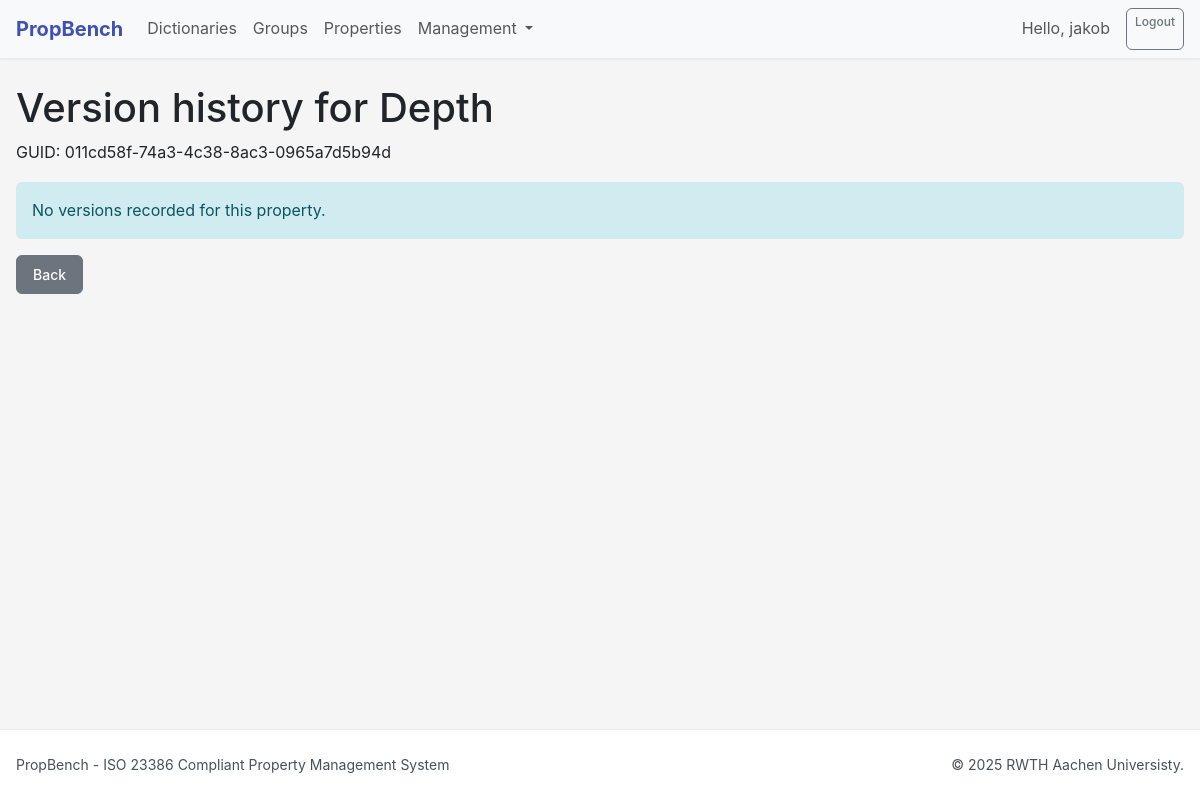
The page /properties/property/011cd58f-74a3-4c38-8ac3-0965a7d5b94d/versions/ (signed in) on the database its author committed.
### accounts/models.py (models this page shows, shortened)
class User(AbstractUser):
    id = models.UUIDField(primary_key=True, default=uuid.uuid4, editable=False)
    organization = models.CharField(max_length=255, blank=True)
    job_title = models.CharField(max_length=100, blank=True)
    is_expert = models.BooleanField(default=False, help_text="Designates whether this user has expert privileges.")
    preferred_language = models.CharField(max_length=10, default='en-EN')
    last_active = models.DateTimeField(null=True, blank=True)
    class Meta:
        verbose_name = 'User'
        verbose_name_plural = 'Users'

### properties/models.py (models this page shows, shortened)
class Property(models.Model):
    guid = models.UUIDField(primary_key=True, default=uuid.uuid4, editable=False)
    pa_code = models.CharField(
        max_length=20,
        blank=True,
        null=True,
        unique=False,
        help_text="Optional handcrafted PA identifier (e.g., PA001, PA002). Must be unique if provided.",
        verbose_name="PA Code "
    )
    version_number = models.CharField(max_length=50, blank=True, null=True)
    revision_number = models.CharField(max_length=50, blank=True, null=True)
    date_of_activation = models.DateTimeField(blank=True, null=True)
    date_of_version = models.DateTimeField(blank=True, null=True)
    date_of_revision = models.DateTimeField(blank=True, null=True)
    date_of_last_change = models.DateTimeField(auto_now=True)
    date_of_deactivation = models.DateTimeField(blank=True, null=True)
    date_of_deprecation = models.DateTimeField(blank=True, null=True)
    registration_authority = models.CharField(max_length=255, blank=True, null=True)
    registration_date = models.DateField(blank=True, null=True)
    status = models.CharField(
        max_length=20,
        choices=[
            ('draft', 'Draft'),
            ('candidate', 'Candidate'),
            ('active', 'Active'),
            ('deprecated', 'Deprecated'),
            ('inactive', 'Inactive'),
            ('rejected', 'Rejected')
        ],
        help_text="Status of the property during its life cycle",
        verbose_name="Status (PA002)",
        default='draft')
    deprecation_explanation = models.TextField(blank=True)
    country_of_origin = models.CharField(max_length=50, blank=True)
    countries_of_use = models.JSONField(blank=True, null=True)
    subdivisions_of_use = models.JSONField(blank=True, null=True, help_text="Optional subdivisions/regions (ISO3166-2)")
    creators_language = models.CharField(max_length=10, default='en-EN')
    data_type = models.CharField(max_length=20, choices=[
        ('string', 'String'),
        ('integer', 'Integer'),
        ('real', 'Real'),
        ('boolean', 'Boolean'),
        ('complex', 'Complex')
    ])
    physical_quantity = models.ForeignKey('PhysicalQuantity', on_delete=models.SET_NULL,
                                       null=True, blank=True, related_name='properties')
    unit_of_measurement = models.CharField(max_length=50, blank=True)
    permissible_units = models.JSONField(blank=True, null=True, help_text="Optional list of permissible units")
    value_domain = models.JSONField(blank=True, null=True)
    classification_system = models.CharField(max_length=255, blank=True, null=True)
    classification_reference = models.CharField(max_length=255, blank=True, null=True)
    dictionary = models.ForeignKey('dictionaries.PropertyDictionary', on_delete=models.CASCADE,
                                related_name='properties')
    external_identifiers = models.JSONField(blank=True, null=True, help_text="Map of external dictionary IDs")
    replaced_properties = models.ManyToManyField('self', symmetrical=False, blank=True, related_name='replacing_properties')
    dynamic_property = models.BooleanField(default=False, help_text="Is this property a computed/dynamic property?")
    parameter_properties = models.ManyToManyField('self', symmetrical=False, blank=True, related_name='parameter_of')
    dimension = models.JSONField(blank=True, null=True, help_text="Dimension exponent vector (e.g. {\"L\":1, \"T\":-2})")
    method_of_measurement = models.CharField(max_length=255, blank=True)
    defining_names = models.JSONField(blank=True, null=True, help_text="Names of defining values (for arrays)")
    defining_values = models.JSONField(blank=True, null=True, help_text="Actual header values for arrays")
    tolerance = models.JSONField(blank=True, null=True, help_text="Tolerance information")
    digital_format = models.JSONField(blank=True, null=True, help_text="Numeric/digital format (precision etc.)")
    text_format = models.CharField(max_length=255, blank=True, help_text="Text encoding/format details")
    boundary_values = models.JSONField(blank=True, null=True, help_text="Boundary intervals and units")
    property_media = models.JSONField(blank=True, null=True, help_text="Media entries: url, type, caption")
    extended_attributes = models.JSONField(blank=True, null=True,
                                       help_text="Store PA codes like PA0001-PA0010 for non-standard property attributes")
    metadata = models.JSONField(blank=True, null=True,
                             help_text="Flexible JSON field for storing additional metadata")
    created_by = models.ForeignKey(settings.AUTH_USER_MODEL, on_delete=models.PROTECT, related_name='created_properties')
    updated_by = models.ForeignKey(settings.AUTH_USER_MODEL, on_delete=models.PROTECT, related_name='updated_properties')
    created_at = models.DateTimeField(auto_now_add=True)
    updated_at = models.DateTimeField(auto_now=True)
    class Meta:
        verbose_name = "Property"
        verbose_name_plural = "Properties"
        ordering = ['created_at']

class PropertyName(models.Model):
    id = models.UUIDField(primary_key=True, default=uuid.uuid4, editable=False)
    property = models.ForeignKey(Property, on_delete=models.CASCADE, related_name='names')
    name = models.CharField(max_length=255)
    language = models.CharField(max_length=10)  # ISO 639 language code
    class Meta:
        verbose_name = "Property Name"
        verbose_name_plural = "Property Names"

### properties/views.py (the view, shortened to what this page needs)
# urls.py: path('properties/property/<uuid:pk>/versions/', views.property_versions, name='property_versions'),
def property_versions(request, pk):
    prop = get_object_or_404(Property, guid=pk)
    versions = Version.objects.get_for_object(prop)
    entries = []
    context = {
        'property': prop,
        'versions': entries,
    }
    return render(request, 'properties/property_versions.html', context)

### templates/properties/property_versions.html (shortened to what this page needs)
{% extends 'base/base.html' %}
{% load static %}
{% block content %}
<div class="container">
    <h1>Version history for {{ property.names.first.name|default:property.guid }}</h1>
    <p>GUID: {{ property.guid }}</p>
    {% if versions %}
        <ul class="list-group">
            {% for v in versions %}
                <li class="list-group-item">
                    <div>
                        <strong>{{ v.date }}</strong> —
                        {% if v.user %}
                            {{ v.user.username }}
                        {% else %}
                            system
                        {% endif %}
                    </div>
                    <div class="small text-muted">{{ v.comment }}</div>
                    <pre style="white-space:pre-wrap">{{ v.field_dict|safe }}</pre>
                </li>
            {% endfor %}
        </ul>
    {% else %}
        <div class="alert alert-info">No versions recorded for this property.</div>
    {% endif %}
    <div class="mt-3">
        <a href="{% url 'properties:property_detail' pk=property.guid %}" class="btn btn-secondary">Back</a>
    </div>
</div>
{% endblock %}

### templates/base/base.html (shortened to what this page needs)
{% load static %}
<!DOCTYPE html>
<html lang="en">
<head>
<html lang="en">
<head>
    <link href="https://cdn.jsdelivr.net/npm/bootstrap@5.3.0/dist/css/bootstrap.min.css" rel="stylesheet">
    <link href="https://cdn.jsdelivr.net/npm/bootstrap-icons@1.10.0/font/bootstrap-icons.css" rel="stylesheet">
    <link href="https://cdn.jsdelivr.net/npm/select2@4.1.0-rc.0/dist/css/select2.min.css" rel="stylesheet" />
    <link href="https://cdn.jsdelivr.net/npm/@ttskch/select2-bootstrap4-theme@1.5.2/dist/select2-bootstrap5.min.css" rel="stylesheet" />
    <link href="https://cdn.jsdelivr.net/npm/tom-select@2.2.2/dist/css/tom-select.bootstrap5.min.css" rel="stylesheet">
    <link href="{% static 'css/propbench-base.css' %}" rel="stylesheet">
    <link href="{% static 'css/components.css' %}" rel="stylesheet">
    <link href="{% static 'css/jsoneditor.css' %}" rel="stylesheet">
</head>
<body>
<nav class="navbar navbar-expand-lg navbar-light bg-light fixed-top shadow-sm">
    <div class="container">
        <a class="navbar-brand" href="/">PropBench</a>
        <div class="collapse navbar-collapse" id="navbarSupportedContent">
            <ul class="navbar-nav me-auto mb-2 mb-lg-0">
                <li class="nav-item"><a class="nav-link" href="{% url 'dictionaries:dictionary_list' %}">Dictionaries</a></li>
                <li class="nav-item"><a class="nav-link" href="{% url 'groups:group_list' %}">Groups</a></li>
                <li class="nav-item"><a class="nav-link" href="{% url 'properties:property_list' %}">Properties</a></li>
                <li class="nav-item dropdown">
                    <a class="nav-link dropdown-toggle" href="#" id="navbarDropdown" role="button" data-bs-toggle="dropdown" aria-expanded="false">
                        Management
                    </a>
                </li>
            </ul>
            <div class="d-flex">
                {% if user.is_authenticated %}
                    <span class="navbar-text me-3">Hello, {{ user.username }}</span>
                    <a href="{% url 'logout' %}" class="btn btn-outline-secondary btn-sm">Logout</a>
                {% else %}
                    <a href="{% url 'login' %}" class="btn btn-outline-primary btn-sm">Login</a>
                {% endif %}
            </div>
        </div>
    </div>
</nav>
<div class="main-content">
    {% block content %}{% endblock %}
</div>
<footer class="footer border-top">
    <div class="container">
        <div class="row">
            <div class="col-md-6"><p class="mb-0">PropBench - ISO 23386 Compliant Property Management System</p></div>
            <div class="col-md-6 text-md-end"><p class="mb-0">&copy; {% now "Y" %} RWTH Aachen Universisty.</p></div>
        </div>
    </div>
</footer>
</body>
</html>

### static/css/propbench-base.css (style rules this page uses)
:root { --primary: #3f51b5; --primary-hover: #303f9f; --primary-light: #e8eaf6; --secondary: #f50057; --secondary-hover: #c51162; --gray-50: #f8f9fa; --gray-100: #f5f5f5; --gray-200: #e9ecef; --gray-300: #dee2e6; --gray-400: #ced4da; --gray-500: #6c757d; --gray-600: #495057; --gray-700: #343a40; --gray-800: #212529; --success: #28a745; --warning: #ffc107; --danger: #dc3545; --info: #17a2b8; --status-draft-bg: #fff8e1; --status-draft-border: #ffc107; --status-active-bg: #e8f5e9; --status-active-border: #4caf50; --status-deprecated-bg: #ffebee; --status-deprecated-border: #f44336; --status-inactive-bg: #fafafa; --status-inactive-border: #9e9e9e; --status-candidate-bg: #e3f2fd; --status-candidate-border: #2196f3; --status-rejected-bg: #ffebee; --status-rejected-border: #d32f2f; --header-height: 60px; --sidebar-width: 280px; --container-max-width: 1200px; --border-radius: 0.375rem; --border-radius-sm: 0.25rem; --border-radius-lg: 0.5rem; --font-family-primary: -apple-system, BlinkMacSystemFont, "Segoe UI", system-ui, Roboto, "Helvetica Neue", Arial, sans-serif; --font-family-mono: ui-monospace, Menlo, Monaco, "Cascadia Mono", "Segoe UI Mono", "Roboto Mono", "Courier New", monospace; --font-size-xs: 0.75rem; --font-size-sm: 0.875rem; --font-size-base: 1rem; --font-size-lg: 1.125rem; --font-size-xl: 1.25rem; --spacing-xs: 0.25rem; --spacing-sm: 0.5rem; --spacing-md: 1rem; --spacing-lg: 1.5rem; --spacing-xl: 2rem; --spacing-2xl: 3rem; --shadow-sm: 0 1px 2px 0 rgba(0, 0, 0, 0.05); --shadow: 0 1px 3px 0 rgba(0, 0, 0, 0.1), 0 1px 2px 0 rgba(0, 0, 0, 0.06); --shadow-md: 0 4px 6px -1px rgba(0, 0, 0, 0.1), 0 2px 4px -1px rgba(0, 0, 0, 0.06); --shadow-lg: 0 10px 15px -3px rgba(0, 0, 0, 0.1), 0 4px 6px -2px rgba(0, 0, 0, 0.05); --transition-base: all 0.15s ease-in-out; --transition-fast: all 0.1s ease-in-out; --transition-slow: all 0.3s ease-in-out; }
html { position: relative; min-height: 100%; }
body { min-height: 100vh; display: flex; flex-direction: column; padding-top: var(--header-height); font-family: var(--font-family-primary); line-height: 1.6; color: var(--gray-800); background-color: var(--gray-100); margin: 0; }
.navbar-brand { font-weight: 700; color: var(--primary) !important; }
.navbar { background-color: white !important; border-bottom: 1px solid var(--gray-200); box-shadow: var(--shadow-sm); }
.main-content { flex: 1; padding: var(--spacing-lg) 0; }
.container, .container-fluid { max-width: var(--container-max-width); margin: 0 auto; padding-left: var(--spacing-md); padding-right: var(--spacing-md); }
.btn { border-radius: var(--border-radius); font-weight: 500; transition: var(--transition-base); padding: 0.5rem 1rem; font-size: var(--font-size-sm); }
.btn-secondary { background-color: var(--gray-500); border-color: var(--gray-500); color: white; }
.btn-sm { padding: 0.25rem 0.5rem; font-size: var(--font-size-xs); }
.footer { background-color: white; border-top: 1px solid var(--gray-200); padding: var(--spacing-lg) 0; font-size: var(--font-size-sm); color: var(--gray-600); }
.bg-light { background-color: var(--gray-50) !important; }
.border-top { border-top: 1px solid var(--gray-200) !important; }
.shadow-sm { box-shadow: var(--shadow-sm) !important; }

### static/css/components.css (style rules this page uses)
.alert { border-radius: var(--border-radius); border: none; padding: var(--spacing-md); margin-bottom: var(--spacing-md); }
.alert-info { background-color: #d1ecf1; color: #0c5460; }

### rows shown on the page
User: username "jakob"
Property: names.first.name "Depth", guid "011cd58f-74a3-4c38-8ac3-0965a7d5b94d"
